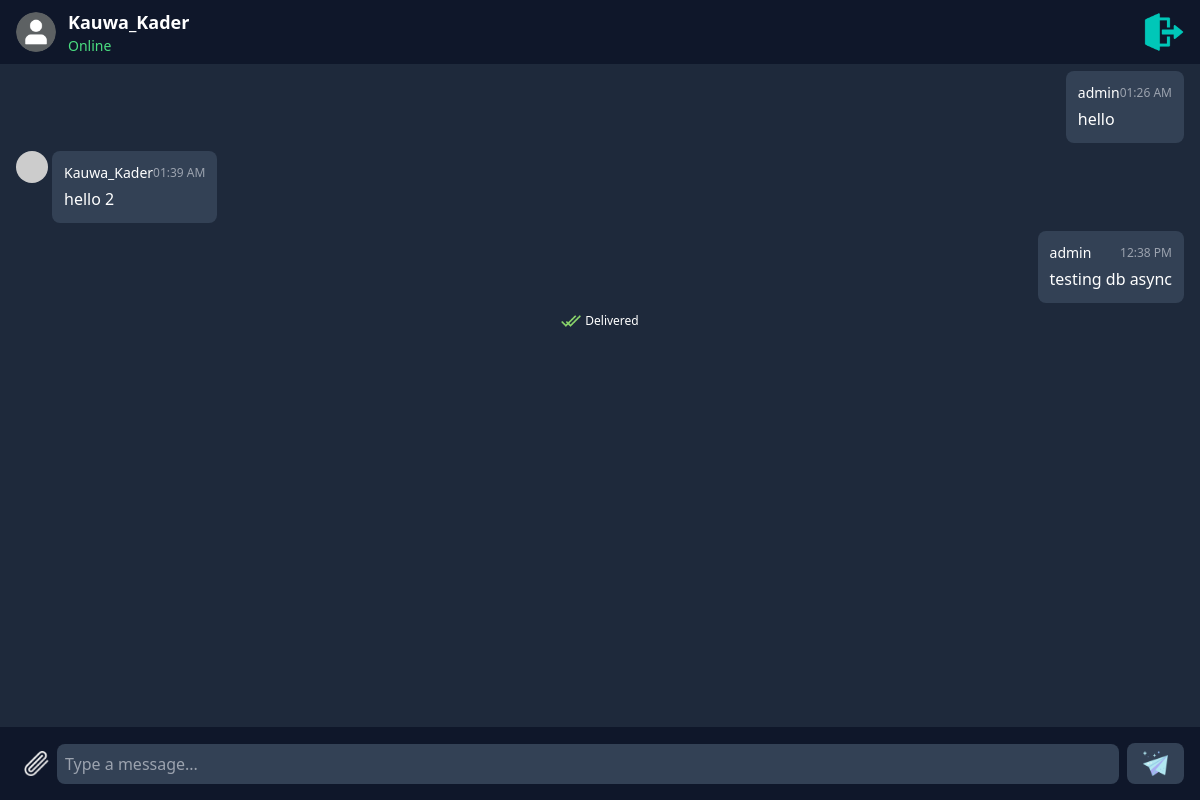
The page /room/a06f5d2f-4d2a-4659-8042-dba17fc92baf/ (signed in) on the database as committed earlier.
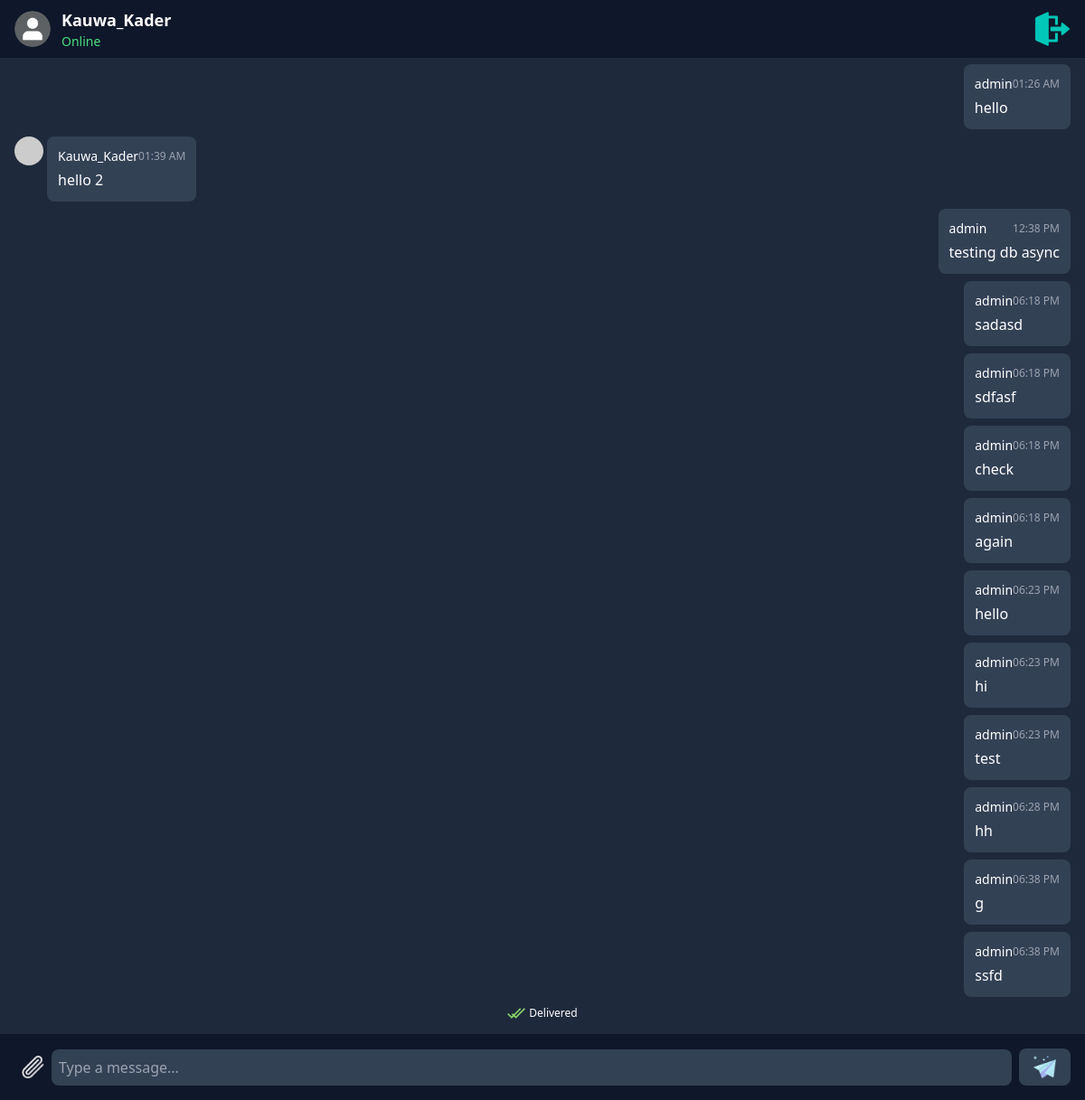
The same page on the database as committed later.
### chat/models.py (models this page shows, shortened)
class Message(models.Model):
    MESSAGE_TYPE_CHOICES = [
        ('text', 'Text'),
        ('image', 'Image'),
        ('file', 'File'),
    ]
    room = models.ForeignKey(ChatRoom, on_delete=models.CASCADE, related_name='messages') # access all messages of a room by room.messages.all() that means if a room name is 'room1' then room1.messages.all() will return all messages of room1
    author = models.ForeignKey(User, on_delete=models.CASCADE, related_name='sent_messages') # access all messages sent by a user by user.sent_messages.all() that means if a username is anwar then anwar.sent_messages.all() will return all messages sent by anwar
    content = models.CharField(max_length=300, blank=True, null=True)
    file = models.FileField(upload_to='uploads/', blank=True, null=True)
    type = models.CharField(max_length=10, choices=MESSAGE_TYPE_CHOICES, default='text')
    created_at = models.DateTimeField(auto_now_add=True)
    updated_at = models.DateTimeField(auto_now=True)
    class Meta:
        ordering = ('-created_at',)

### chat/views/chat.py (the view)
# urls.py: path('room/<str:room_uid>/', ChatRoomView, name='chatroom'),
@login_required
def ChatRoomView(request, room_uid):
    user = request.user
    room = ChatRoom.objects.filter(uid=room_uid).first()
    if not room:
        messages.error(request, 'Room not found. Invalid room UID.')
        return redirect('home')
    if not user in room.members.all():
        messages.error(request, 'You are not a member of this room.')
        return redirect('home')
    chat_messages = Message.objects.filter(room=room) # alternative: room.messages.all() because of related_name='messages' in Message model
    context = {
        'chat_room': room,
        'chat_messages': chat_messages,
        'is_private': room.is_private,
        'other_user': room.members.exclude(id=user.id).first() if room.is_private else None,
    }
    return render(request, 'chat/pages/chat_room.html', context)

### templates/chat/pages/chat_room.html (shortened to what this page needs)
{% extends "chat/base.html" %}
{% block content %}
    {% include "chat/chatroom/main.html" %}
{% endblock %}

### templates/chat/base.html (shortened to what this page needs)
{% load static %}
<!DOCTYPE html>
<html lang="en">
<head>
    <link rel="stylesheet" href="{% static 'chat/css/style.css' %}">
    <link rel="stylesheet" href="{% static 'chat/css/tailwind.css' %}">
</head>
<body class="bg-slate-800 text-white">
    {% block content %}
    {% endblock %}
</body>
</html>

### templates/chat/chatroom/main.html (shortened to what this page needs)
{% load static %}
<div class="h-screen flex flex-col">
    {% include "chat/chatroom/chatroom_header.html" %}
    {% include "chat/chatroom/chatroom_body.html" %}
    {% include "chat/chatroom/chatroom_footer.html" %}
</div>

### templates/chat/chatroom/chatroom_header.html (shortened to what this page needs)
{% load static %}
<header class="fixed top-0 w-full z-50 bg-slate-900 px-4 py-2 flex items-center justify-between">
{% if is_private %}
    <div class="flex items-center space-x-3">
        <a href="{% url "profile" other_user %}" class="focus:outline-none">
            <img src="{% static 'chat/icons/avatar.png' %}" alt="Chat User" class="w-10 h-10 rounded-full" />
        </a>
        <div>
            <p class="text-lg font-semibold">{{ other_user }}</p>
            <p class="text-sm text-green-400">Online</p>
        </div>
    </div>
{% endif %}
<a href="{% url "home" %}" class="text-gray-400 hover:text-white focus:outline-none" title="Exit Chat">
    <img src="{% static 'chat/icons/exit_chat.png' %}" alt="Exit Chat" class="w-10 h-10">
</a>
</header>

### templates/chat/chatroom/chatroom_body.html (shortened to what this page needs)
{% load static %}
<main id="chat-box" class="flex-1 overflow-y-auto p-4 space-y-2" style="margin-top: 55px; margin-bottom: 70px;">
{% for message in chat_messages reversed %}
{% if message.type == 'text' %}
    {% if message.author == request.user %}
    <div class="flex items-start space-x-1 justify-end">
    {% else %}
    <div class="flex items-start space-x-1">
        <img src="https://via.placeholder.com/40" alt="User" class="w-8 h-8 rounded-full" />
    {% endif %}
        <div class="relative bg-slate-700 p-3 rounded-lg max-w-[60vw]">
        <div class="flex items-center justify-between">
            <p class="text-sm font-medium">{{ message.author }}</p>
            <span class="text-xs text-gray-400">{{ message.created_at|date:"h:i A" }}</span>
        </div>
        <p class="mt-1">{{ message.content }}</p>
        </div>
    </div>
{% endif %}
{% endfor %}
<div class="flex justify-center mt-4">
    <span class="text-xs flex items-center space-x-1">
    <img src="{% static 'chat/icons/delivered.png' %}" alt="" class="w-5 h-5" />
    <span>Delivered</span>
    </span>
</div>
</main>

### templates/chat/chatroom/chatroom_footer.html (shortened to what this page needs)
{% load static %}
<footer class="fixed w-full z-50 bg-slate-900 p-4" style="bottom: 0;">
<div class="flex items-center space-x-2">
    <button
        class="text-gray-400 hover:text-white focus:outline-none"
        title="Attach Media"
        onclick="document.getElementById('file-input').click();"
    >
    <img class="max-h-[25px]" src="{% static 'chat/icons/attachment.png' %}" alt="Attachment" srcset="">
    </button>
    <input id="chat-msg-input" autofocus type="text" placeholder="Type a message..." class="flex-1 bg-slate-700 p-2 rounded-lg focus:outline-none"/>
    <button id="chat-msg-send-btn" class="bg-slate-700 text-white py-2 px-4 rounded-lg hover:bg-blue-500 focus:outline-none">
        <img class="max-h-[25px]" src="{% static 'chat/icons/send.png' %}" alt="Send">
    </button>
</div>
</footer>

Rows that differ between the two databases and show on the page:
added Message: author "admin", created_at "06:18 PM", content "sadasd"
added Message: author "admin", created_at "06:18 PM", content "sdfasf"
added Message: author "admin", created_at "06:18 PM", content "check"
added Message: author "admin", created_at "06:18 PM", content "again"
added Message: author "admin", created_at "06:23 PM", content "hello"
added Message: author "admin", created_at "06:23 PM", content "hi"
added Message: author "admin", created_at "06:23 PM", content "test"
added Message: author "admin", created_at "06:28 PM", content "hh"
added Message: author "admin", created_at "06:38 PM", content "g"
added Message: author "admin", created_at "06:38 PM", content "ssfd"
